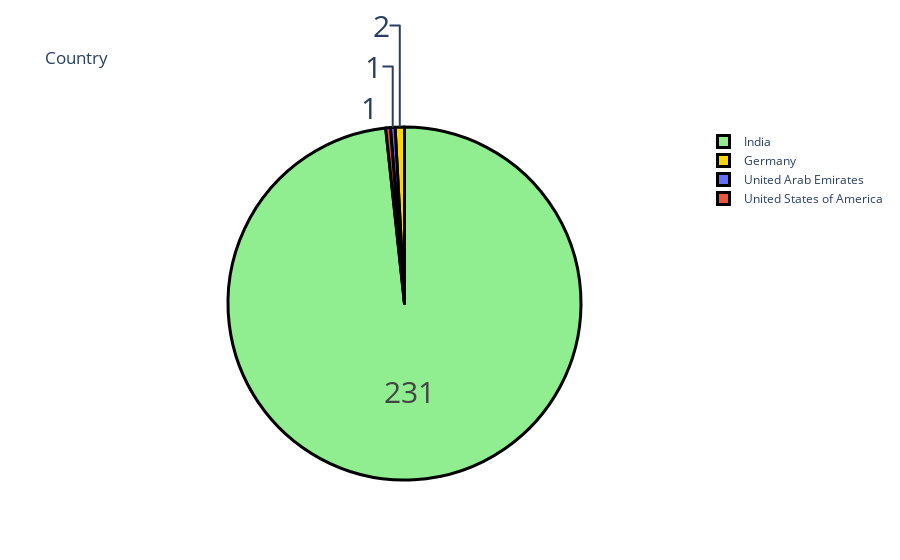

Source (notebook cell):
### Code cell
country=data["Your Current Country."].value_counts()
label=country.index
counts=country.values
colors=['lightgreen','gold']
fig=go.Figure(data=[go.Pie(labels=label,values=counts)])
fig.update_layout(title_text='Country')
fig.update_traces(hoverinfo='label+percent', 
                  textinfo='value', textfont_size=30,
                  marker=dict(colors=colors, 
                              line=dict(color='black', width=3)))
fig.show()

### Figure 1 — Plotly figure (JSON) as saved in the notebook; plotly's stock layout.template omitted (floating-point values rounded to 4 significant figures)
{"data": [{"hoverinfo": "label+percent", "labels": ["India", "Germany", "United Arab Emirates", "United States of America"], "marker": {"colors": ["lightgreen", "gold"], "line": {"color": "black", "width": 3}}, "textfont": {"size": 30}, "textinfo": "value", "type": "pie", "values": [231, 2, 1, 1]}], "layout": {"title": {"text": "Country"}}}
